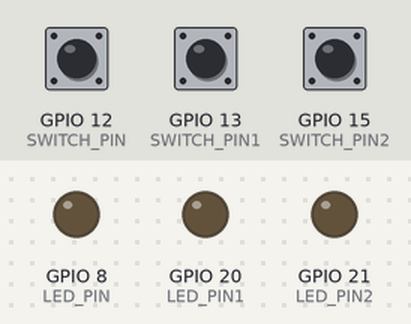
This program was run on a simulated Raspberry Pi (BCM pin numbers). Parts: output pins drawn as LEDs (lit = HIGH). Inputs (shaded band) come from the test bench; at power-on: GPIO 12 (SWITCH_PIN) LOW, GPIO 13 (SWITCH_PIN1) LOW, GPIO 15 (SWITCH_PIN2) LOW.

Above: at 1.2 s.
1.3 s: GPIO 12 (SWITCH_PIN) pulled HIGH for 0.15 s
At 1.37 s:
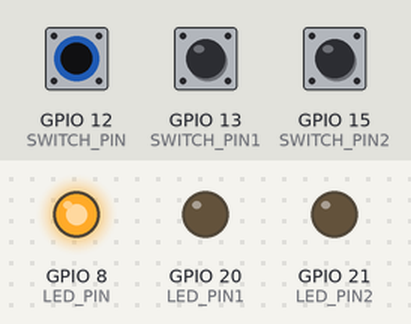
2.9 s: GPIO 13 (SWITCH_PIN1) pulled HIGH for 0.15 s
At 2.97 s:
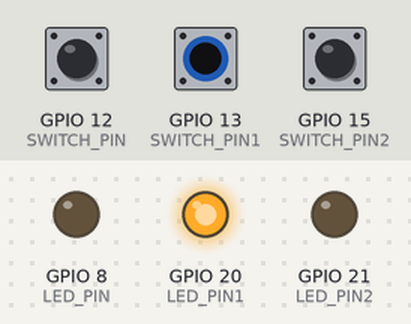
4.5 s: GPIO 15 (SWITCH_PIN2) pulled HIGH for 0.15 s
At 4.57 s:
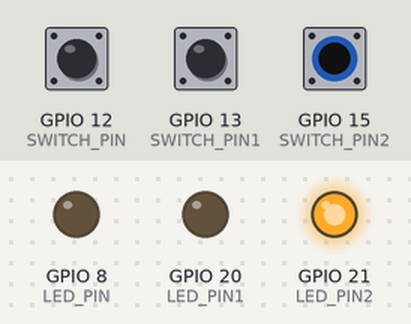
6.1 s: GPIO 15 (SWITCH_PIN2) pulled HIGH for 3.2 s
At 10.4 s:
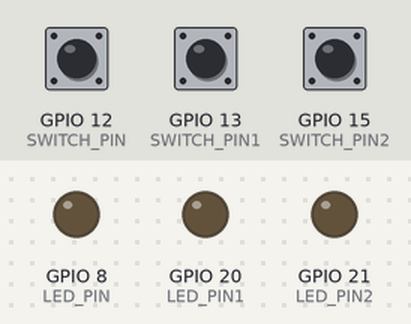
10.8 s: GPIO 12 (SWITCH_PIN) pulled HIGH for 3.2 s
At 11.5 s:
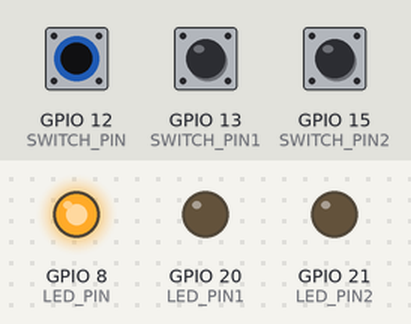
Timing chart, 0 to 15.5 s (numbered marks = the images above; inputs shaded):
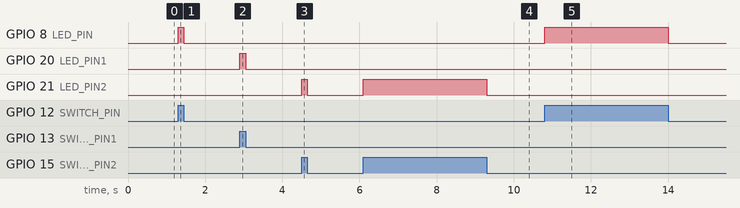

The program:

led_switch.py
```python
import RPi.GPIO as GPIO
import time

SWITCH_PIN = 12
SWITCH_PIN1 = 13
SWITCH_PIN2 = 15
LED_PIN = 8
LED_PIN1 = 20
LED_PIN2 = 21

GPIO.setmode(GPIO.BCM)
GPIO.setup(SWITCH_PIN,GPIO.IN, pull_up_down=GPIO.PUD_DOWN)
GPIO.setup(SWITCH_PIN1,GPIO.IN, pull_up_down=GPIO.PUD_DOWN)
GPIO.setup(SWITCH_PIN2,GPIO.IN, pull_up_down=GPIO.PUD_DOWN)
GPIO.setup(LED_PIN, GPIO.OUT)
GPIO.setup(LED_PIN1, GPIO.OUT)
GPIO.setup(LED_PIN2, GPIO.OUT)

try:
    while True:
        GPIO.output(LED_PIN, GPIO.input(SWITCH_PIN))
        GPIO.output(LED_PIN1, GPIO.input(SWITCH_PIN1))
        GPIO.output(LED_PIN2, GPIO.input(SWITCH_PIN2))
finally:
    GPIO.cleanup()
    print('bye')
 
```

Measured:
- after the input at 1.3 s, GPIO 8 (LED_PIN): LOW → HIGH at once, → LOW 0.15 s later
- after the input at 2.9 s, GPIO 20 (LED_PIN1): LOW → HIGH at once, → LOW 0.15 s later
- after the input at 4.5 s, GPIO 21 (LED_PIN2): LOW → HIGH at once, → LOW 0.15 s later
- after the input at 6.1 s, GPIO 21 (LED_PIN2): LOW → HIGH at once, → LOW 3.2 s later
- after the input at 10.8 s, GPIO 8 (LED_PIN): LOW → HIGH at once, → LOW 3.2 s later
